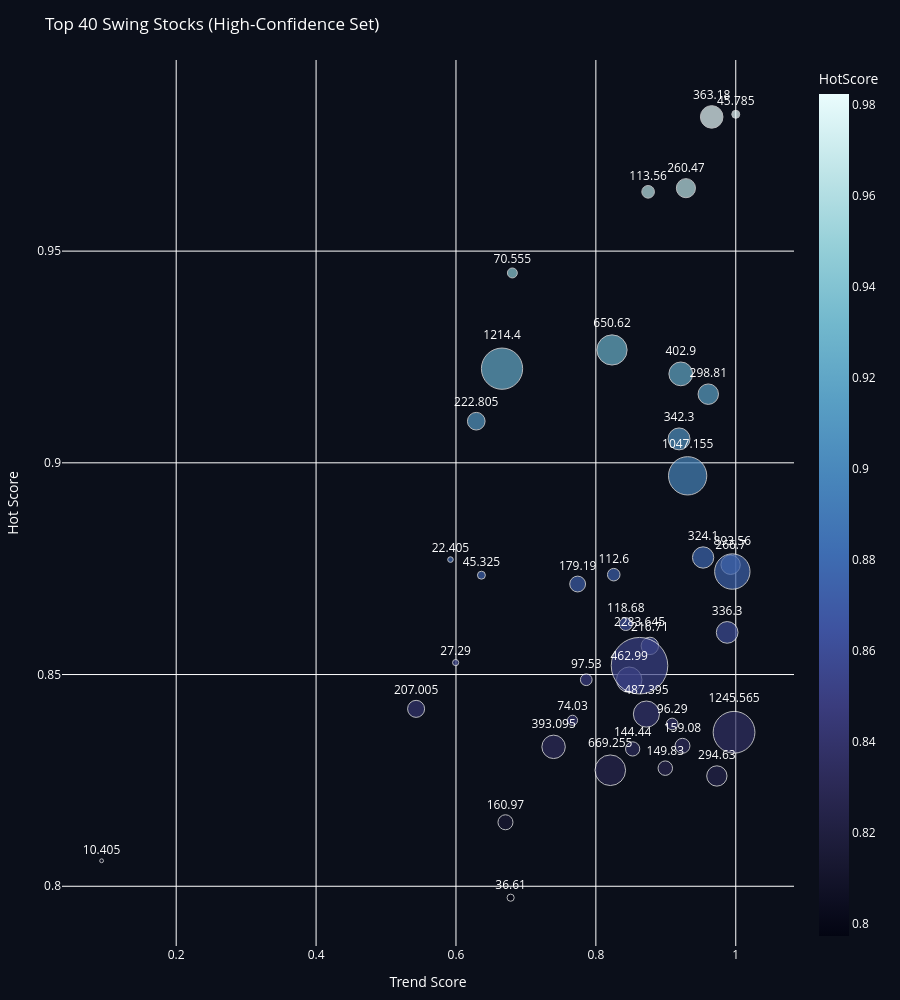

The code cell stored with this chart in its notebook:
### Code cell
import plotly.express as px


fig = px.scatter(
    top40.sort_values(by=["regularMarketPrice", "HotScore"] ,ascending=True),
    x="TrendScore",
    y="HotScore",
    size="regularMarketPrice",
    color="HotScore",
    text="regularMarketPrice",
    hover_name="symbol",
    color_continuous_scale="ice",
    size_max=40
)

fig.update_traces(
    textposition="top center",
    marker=dict(line=dict(width=1, color="white"))
)

fig.update_layout(
    title="Top 40 Swing Stocks (High-Confidence Set)",
    xaxis_title="Trend Score",
    yaxis_title="Hot Score",
    
    plot_bgcolor="#0b0f1a",
    paper_bgcolor="#0b0f1a",
    font_color="white",

    height=1000,
    margin=dict(l=40, r=40, t=60, b=40)
)

fig.show()
 
chart_path = os.path.join(OUTPUT_TOP, "scatter_trend_score.html")
fig.write_html(chart_path, include_plotlyjs="cdn")

### Figure 1 — Plotly figure (JSON) as saved in the notebook; plotly's stock layout.template omitted (floating-point values rounded to 4 significant figures)
{"data": [{"hovertemplate": "<b>%{hovertext}</b><br><br>TrendScore=%{x}<br>HotScore=%{marker.color}<br>regularMarketPrice=%{text}<extra></extra>", "hovertext": ["BB", "NRIX", "NESR", "MWH", "DFTX", "DPC", "TECH", "HNGE", "AGYS", "TWST", "RVTY", "KYMR", "UCTT", "RGEN", "HRI", "NOVT", "FLEX", "RVMD", "QCOM", "MOH", "GLW", "ASND", "BELFA", "LGND", "BIO", "PRAX", "SXI", "ONTO", "AYI", "LRCX", "MKSI", "TER", "CIEN", "AMAT", "WDC", "ARGX", "CAT", "MU", "MTD", "SNDK"], "legendgroup": "", "marker": {"color": [0.806, 0.8771, 0.8528, 0.7973, 0.8735, 0.9823, 0.9448, 0.8392, 0.8383, 0.8488, 0.8736, 0.964, 0.8619, 0.8324, 0.8279, 0.8332, 0.8151, 0.8714, 0.8419, 0.8568, 0.9098, 0.9649, 0.8759, 0.826, 0.9162, 0.8776, 0.86, 0.9057, 0.9817, 0.8329, 0.921, 0.8488, 0.8407, 0.9267, 0.8274, 0.8743, 0.8969, 0.9222, 0.8364, 0.8521], "coloraxis": "coloraxis", "line": {"color": "white", "width": 1}, "size": [10.4, 22.41, 27.29, 36.61, 45.33, 45.78, 70.56, 74.03, 96.29, 97.53, 112.6, 113.6, 118.7, 144.4, 149.8, 159.1, 161.0, 179.2, 207.0, 216.7, 222.8, 260.5, 266.7, 294.6, 298.8, 324.1, 336.3, 342.3, 363.2, 393.1, 402.9, 463.0, 487.4, 650.6, 669.3, 893.6, 1047.0, 1214.0, 1246.0, 2284.0], "sizemode": "area", "sizeref": 1.427, "symbol": "circle"}, "mode": "markers+text", "name": "", "orientation": "v", "showlegend": false, "text": [10.4, 22.41, 27.29, 36.61, 45.33, 45.78, 70.56, 74.03, 96.29, 97.53, 112.6, 113.6, 118.7, 144.4, 149.8, 159.1, 161.0, 179.2, 207.0, 216.7, 222.8, 260.5, 266.7, 294.6, 298.8, 324.1, 336.3, 342.3, 363.2, 393.1, 402.9, 463.0, 487.4, 650.6, 669.3, 893.6, 1047.0, 1214.0, 1246.0, 2284.0], "textposition": "top center", "type": "scatter", "x": [0.09337, 0.5921, 0.5995, 0.6781, 0.6364, 1.0, 0.6806, 0.7666, 0.9091, 0.7862, 0.8256, 0.8747, 0.8428, 0.8526, 0.8993, 0.9238, 0.6708, 0.774, 0.543, 0.8771, 0.629, 0.9287, 0.9926, 0.973, 0.9607, 0.9533, 0.9877, 0.9189, 0.9656, 0.7396, 0.9214, 0.8477, 0.8722, 0.8231, 0.8206, 0.9951, 0.9312, 0.6658, 0.9975, 0.8624], "xaxis": "x", "y": [0.806, 0.8771, 0.8528, 0.7973, 0.8735, 0.9823, 0.9448, 0.8392, 0.8383, 0.8488, 0.8736, 0.964, 0.8619, 0.8324, 0.8279, 0.8332, 0.8151, 0.8714, 0.8419, 0.8568, 0.9098, 0.9649, 0.8759, 0.826, 0.9162, 0.8776, 0.86, 0.9057, 0.9817, 0.8329, 0.921, 0.8488, 0.8407, 0.9267, 0.8274, 0.8743, 0.8969, 0.9222, 0.8364, 0.8521], "yaxis": "y"}], "layout": {"coloraxis": {"autocolorscale": false, "colorbar": {"title": {"text": "HotScore"}}, "colorscale": [[0, "rgb(3, 5, 18)"], [0.09091, "rgb(25, 25, 51)"], [0.1818, "rgb(44, 42, 87)"], [0.2727, "rgb(58, 60, 125)"], [0.3636, "rgb(62, 83, 160)"], [0.4545, "rgb(62, 109, 178)"], [0.5455, "rgb(72, 134, 187)"], [0.6364, "rgb(89, 159, 196)"], [0.7273, "rgb(114, 184, 205)"], [0.8182, "rgb(149, 207, 216)"], [0.9091, "rgb(192, 229, 232)"], [1, "rgb(234, 252, 253)"]]}, "font": {"color": "white"}, "height": 1000, "legend": {"itemsizing": "constant", "tracegroupgap": 0}, "margin": {"b": 40, "l": 40, "r": 40, "t": 60}, "paper_bgcolor": "#0b0f1a", "plot_bgcolor": "#0b0f1a", "title": {"text": "Top 40 Swing Stocks (High-Confidence Set)"}, "xaxis": {"anchor": "y", "domain": [0, 1], "title": {"text": "Trend Score"}}, "yaxis": {"anchor": "x", "domain": [0, 1], "title": {"text": "Hot Score"}}}}
